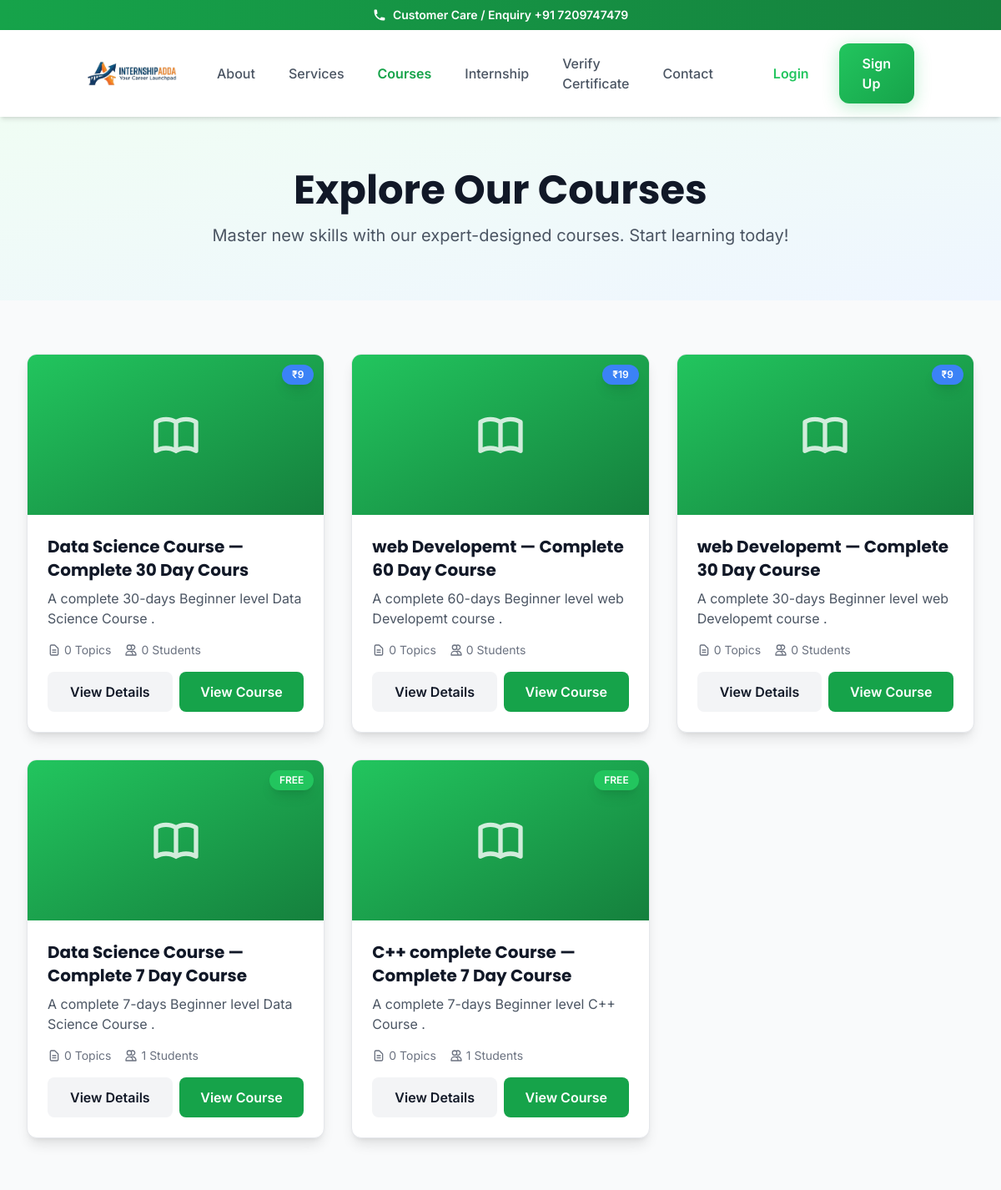
Page /public/courses.php (upper part) on the earlier database version.
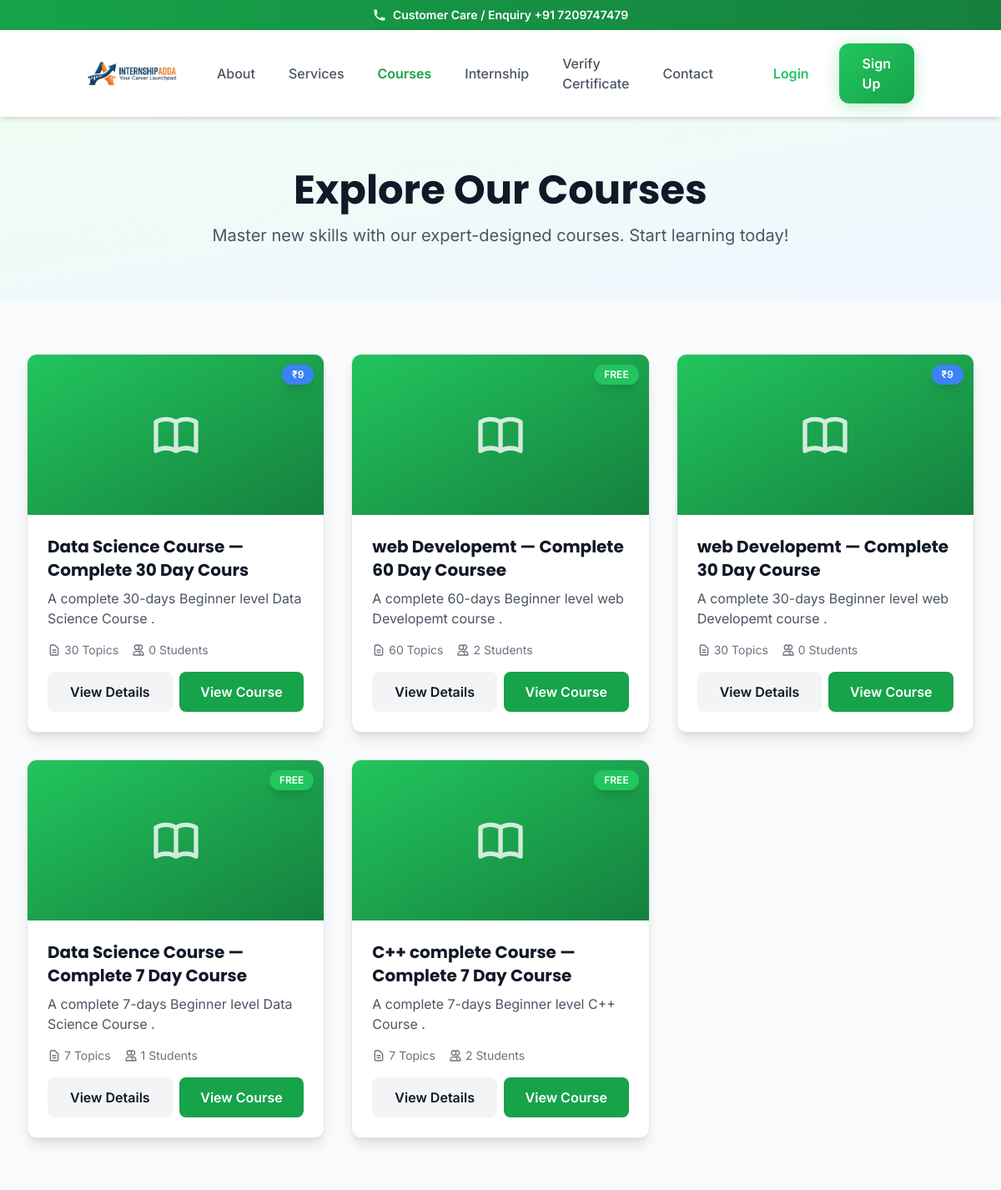
Same page on the later database version.
### tables this page shows
CREATE TABLE `courses` (
  `id` int(10) UNSIGNED NOT NULL,
  `title` varchar(255) NOT NULL,
  `slug` varchar(255) NOT NULL,
  `description` text DEFAULT NULL,
  `cover_image` varchar(255) DEFAULT NULL,
  `icon` varchar(255) DEFAULT NULL,
  `preview_image` varchar(255) DEFAULT NULL,
  `price` decimal(10,2) DEFAULT 0.00,
  `status` enum('draft','published') DEFAULT 'draft',
  `created_by` int(10) UNSIGNED NOT NULL,
  `created_at` timestamp NULL DEFAULT current_timestamp(),
  `updated_at` timestamp NULL DEFAULT current_timestamp() ON UPDATE current_timestamp()
);

### app/config/app.php (called while the page is built)
<?php
return [
    'app_name' => 'Internship Adda',
    'app_url' => 'https://lms.devsarun.io/',
    'app_env' => 'development',
    'debug' => true,
    'secret_key' => 'CHANGE_THIS_TO_RANDOM_64_CHAR_STRING_IN_PRODUCTION',
    'session_lifetime' => 7200,
    'password_min_length' => 8,
    'timezone' => 'Asia/Kolkata',
    'upload_max_size' => 10485760,
    'allowed_image_types' => ['jpg', 'jpeg', 'png', 'gif', 'webp'],
    'allowed_video_types' => ['mp4', 'webm', 'avi', 'mov'],
    'allowed_document_types' => ['pdf', 'doc', 'docx', 'ppt', 'pptx'],
    'per_page' => 12,
    'admin_per_page' => 20,
    'mail_from' => 'noreply@internshipadda.com',
    'mail_from_name' => 'Internship Adda',
    'certificate_prefix' => 'IA',
    'certificate_validity_years' => 5,
    'video_watch_completion_percent' => 80,
    'quiz_pass_percent' => 70,
];

### app/core/Auth.php (called while the page is built, shortened)
<?php
class Auth {
    public function __construct($db) {
        $this->config = require __DIR__ . '/../config/app.php';
    }
    public function check() {
        return isset($_SESSION['user_id']) && !empty($_SESSION['user_id']);
    }
}

### public/courses.php (the view, shortened to what the changed rows need)
<?php
$dbConfig = require __DIR__ . '/../app/config/database.php';
$dsn = sprintf("mysql:host=%s;port=%s;dbname=%s;charset=%s",
    $dbConfig['host'], $dbConfig['port'], $dbConfig['database'], $dbConfig['charset']
);
$db = new PDO($dsn, $dbConfig['username'], $dbConfig['password'], $dbConfig['options']);
spl_autoload_register(function ($class) {
    $paths = [
        __DIR__ . '/../app/core/' . $class . '.php',
        __DIR__ . '/../app/models/' . $class . '.php',
        __DIR__ . '/../app/controllers/' . $class . '.php',
    ];
    foreach ($paths as $path) {
        if (file_exists($path)) {
            return;
        }
    }
});
$auth = new Auth($db);
$isLoggedIn = $auth->check();
$stmt = $db->query("
    SELECT c.*,
           (SELECT COUNT(*) FROM enrollments WHERE course_id = c.id) as total_enrollments,
           (SELECT COUNT(*) FROM chapters WHERE course_id = c.id) as total_chapters,
           (SELECT COUNT(*) FROM topics t
            JOIN chapters ch ON t.chapter_id = ch.id
            WHERE ch.course_id = c.id) as total_topics
    FROM courses c
    WHERE c.status = 'published'
    ORDER BY c.created_at DESC
");
$courses = $stmt->fetchAll();
$enrolledCourseIds = [];
function safe_output($text) {
    return htmlspecialchars(html_entity_decode($text, ENT_QUOTES | ENT_HTML5, 'UTF-8'), ENT_QUOTES, 'UTF-8');
}
?>
<!DOCTYPE html>
<html lang="en">
<head>
    <script src="https://cdn.tailwindcss.com"></script>
</head>
<body class="bg-gray-50">
<section class="bg-gradient-to-br from-primary-50 to-blue-50 py-8 sm:py-12 lg:py-16">
    <div class="max-w-7xl mx-auto px-4 sm:px-6 lg:px-8 text-center">
        <h1 class="text-3xl sm:text-4xl lg:text-5xl font-bold text-gray-900 mb-3 sm:mb-4">Explore Our Courses</h1>
    </div>
</section>
<section class="max-w-7xl mx-auto px-4 sm:px-6 lg:px-8 py-8 sm:py-12 lg:py-16">
    <?php if (empty($courses)): ?>
        <div class="text-center py-12 sm:py-16">
            <svg class="w-12 h-12 sm:w-16 sm:h-16 text-gray-400 mx-auto mb-4" fill="none" stroke="currentColor" viewBox="0 0 24 24">
                <path stroke-linecap="round" stroke-linejoin="round" stroke-width="2" d="M12 6.253v13m0-13C10.832 5.477 9.246 5 7.5 5S4.168 5.477 3 6.253v13C4.168 18.477 5.754 18 7.5 18s3.332.477 4.5 1.253m0-13C13.168 5.477 14.754 5 16.5 5c1.747 0 3.332.477 4.5 1.253v13C19.832 18.477 18.247 18 16.5 18c-1.746 0-3.332.477-4.5 1.253"></path>
            </svg>
            <h3 class="text-xl sm:text-2xl font-bold text-gray-900 mb-2">No Courses Available</h3>
            <p class="text-sm sm:text-base text-gray-600">Check back soon for new courses!</p>
        </div>
    <?php else: ?>
        <div class="grid grid-cols-1 sm:grid-cols-2 lg:grid-cols-3 gap-4 sm:gap-6 lg:gap-8">
            <?php foreach ($courses as $course): ?>
                <?php
                $isEnrolled = in_array($course['id'], $enrolledCourseIds);
                $isFree = $course['price'] == 0;
                ?>
                <div class="bg-white rounded-xl shadow-lg overflow-hidden hover:shadow-2xl transition-all duration-300 border border-gray-200 transform hover:-translate-y-1">
                    <div class="h-40 sm:h-48 bg-gradient-to-br from-primary-500 to-primary-700 flex items-center justify-center relative overflow-hidden">
                        <?php if ($isFree): ?>
                            <div class="absolute top-3 right-3 bg-green-500 text-white px-2 py-1 sm:px-3 sm:py-1 rounded-full text-xs font-semibold shadow-lg">
                                FREE
                            </div>
                        <?php else: ?>
                            <div class="absolute top-3 right-3 bg-blue-500 text-white px-2 py-1 sm:px-3 sm:py-1 rounded-full text-xs font-semibold shadow-lg">
                                ₹<?php echo number_format($course['price']); ?>
                            </div>
                        <?php endif; ?>
                    </div>
                    <div class="p-4 sm:p-6">
                        <h3 class="text-lg sm:text-xl font-bold text-gray-900 mb-2 line-clamp-2 min-h-[3.5rem]"><?php echo safe_output($course['title']); ?></h3>
                        <p class="text-sm sm:text-base text-gray-600 mb-4 line-clamp-2 min-h-[2.5rem]"><?php echo safe_output($course['description']); ?></p>
                        <div class="flex items-center gap-3 sm:gap-4 text-xs sm:text-sm text-gray-500 mb-4 flex-wrap">
                            <div class="flex items-center gap-1">
                                <svg class="w-4 h-4 flex-shrink-0" fill="none" stroke="currentColor" viewBox="0 0 24 24">
                                    <path stroke-linecap="round" stroke-linejoin="round" stroke-width="2" d="M9 12h6m-6 4h6m2 5H7a2 2 0 01-2-2V5a2 2 0 012-2h5.586a1 1 0 01.707.293l5.414 5.414a1 1 0 01.293.707V19a2 2 0 01-2 2z"></path>
                                </svg>
                                <span><?php echo $course['total_topics']; ?> Topics</span>
                            </div>
                            <div class="flex items-center gap-1">
                                <svg class="w-4 h-4 flex-shrink-0" fill="none" stroke="currentColor" viewBox="0 0 24 24">
                                    <path stroke-linecap="round" stroke-linejoin="round" stroke-width="2" d="M12 4.354a4 4 0 110 5.292M15 21H3v-1a6 6 0 0112 0v1zm0 0h6v-1a6 6 0 00-9-5.197M13 7a4 4 0 11-8 0 4 4 0 018 0z"></path>
                                </svg>
                                <span><?php echo $course['total_enrollments']; ?> Students</span>
                            </div>
                        </div>
                        <div class="flex flex-col sm:flex-row gap-2">
                            <?php if ($isEnrolled): ?>
                                <a href="/public/course-detail.php?slug=<?php echo urlencode($course['slug']); ?>" class="flex-1 bg-gray-100 hover:bg-gray-200 text-gray-900 text-center px-4 py-2.5 sm:py-3 rounded-lg font-semibold transition-colors text-sm sm:text-base">
                                    View Details
                                </a>
                                <a href="/app/views/learner/course-player.php?id=<?php echo $course['id']; ?>" class="flex-1 bg-primary-600 hover:bg-primary-700 text-white text-center px-4 py-2.5 sm:py-3 rounded-lg font-semibold transition-colors text-sm sm:text-base">
                                    Continue Learning
                                </a>
                            <?php else: ?>
                                <a href="/public/course-detail.php?slug=<?php echo urlencode($course['slug']); ?>" class="flex-1 bg-gray-100 hover:bg-gray-200 text-gray-900 text-center px-4 py-2.5 sm:py-3 rounded-lg font-semibold transition-colors text-sm sm:text-base">
                                    View Details
                                </a>
                                <a href="/public/course-detail.php?slug=<?php echo urlencode($course['slug']); ?>" class="flex-1 bg-primary-600 hover:bg-primary-700 text-white text-center px-4 py-2.5 sm:py-3 rounded-lg font-semibold transition-colors text-sm sm:text-base">
                                    <?php echo $isLoggedIn ? 'Enroll Now' : 'View Course'; ?>
                                </a>
                            <?php endif; ?>
                        </div>
                    </div>
                </div>
            <?php endforeach; ?>
        </div>
    <?php endif; ?>
</section>
</body>
</html>

Differences in the rows shown:
computed for courses "Data Science Course — Complete 30 Day Cours": total_topics "0" → "30"
changed courses "A complete 60-days Beginner level web Developemt course .": title "web Developemt — Complete 60 Day Course" → "web Developemt — Complete 60 Day Coursee"; total_topics "0" → "60"; total_enrollments "0" → "2"; price "19" → (not shown); price "₹" → "FREE"
computed for courses "web Developemt — Complete 30 Day Course": total_topics "0" → "30"
computed for courses "Data Science Course — Complete 7 Day Course": total_topics "0" → "7"
computed for courses "C++ complete Course — Complete 7 Day Course": total_topics "0" → "7"; total_enrollments "1" → "2"
